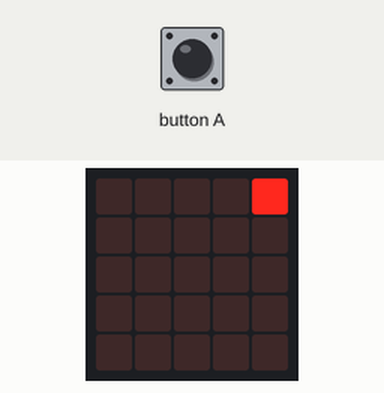
A program run on a simulated BBC micro:bit (MakeCode). Shown: the board's 5×5 LED display. Inputs (shaded band) come from the test bench.

Above: at 2.6 s.
2.7 s: button A pressed for 0.15 s
At 3.6 s:
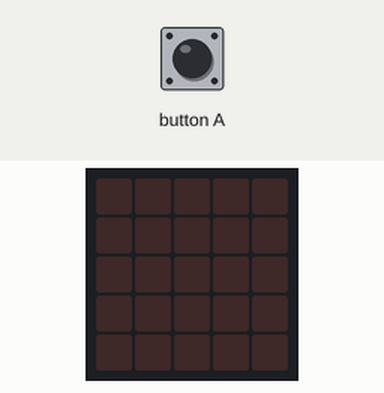
At 5.4 s:
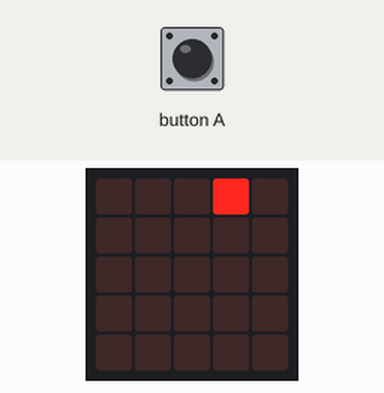
Timing chart, 0 to 6.9 s (numbered marks = the images above; inputs shaded):
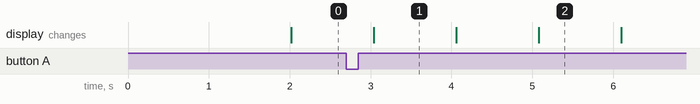

Measured:
- what the display in image 1 shows lasts 1.1 s, from 3.0 s to 4.1 s

The program:

main.ts
```typescript
let tel = 0
function tell () {
    if (tel % 2 == 1) {
        led.plot(4, 0)
    } else {
        led.unplot(4, 0)
    }
    if (tel >= 8) {
        led.plot(1, 0)
    } else {
        led.unplot(1, 0)
    }
    if (tel >= 4 && tel < 8 || tel >= 12) {
        led.plot(2, 0)
    } else {
        led.unplot(2, 0)
    }
    if (tel >= 2 && tel < 4 || (tel >= 14 || tel >= 6 && tel < 8 || tel >= 10 && tel < 12)) {
        led.plot(3, 0)
    } else {
        led.unplot(3, 0)
    }
}
input.onButtonPressed(Button.A, function () {
    tel = 0
})
basic.forever(function () {
    basic.pause(1000)
    tell()
    tel += 1
    if (tel > 15) {
        tel = 0
    }
})
```

test.ts
```typescript
// tests gaan hier; deze zal niet worden gecompileerd wanneer dit pakket wordt gebruikt als extensie.
```
